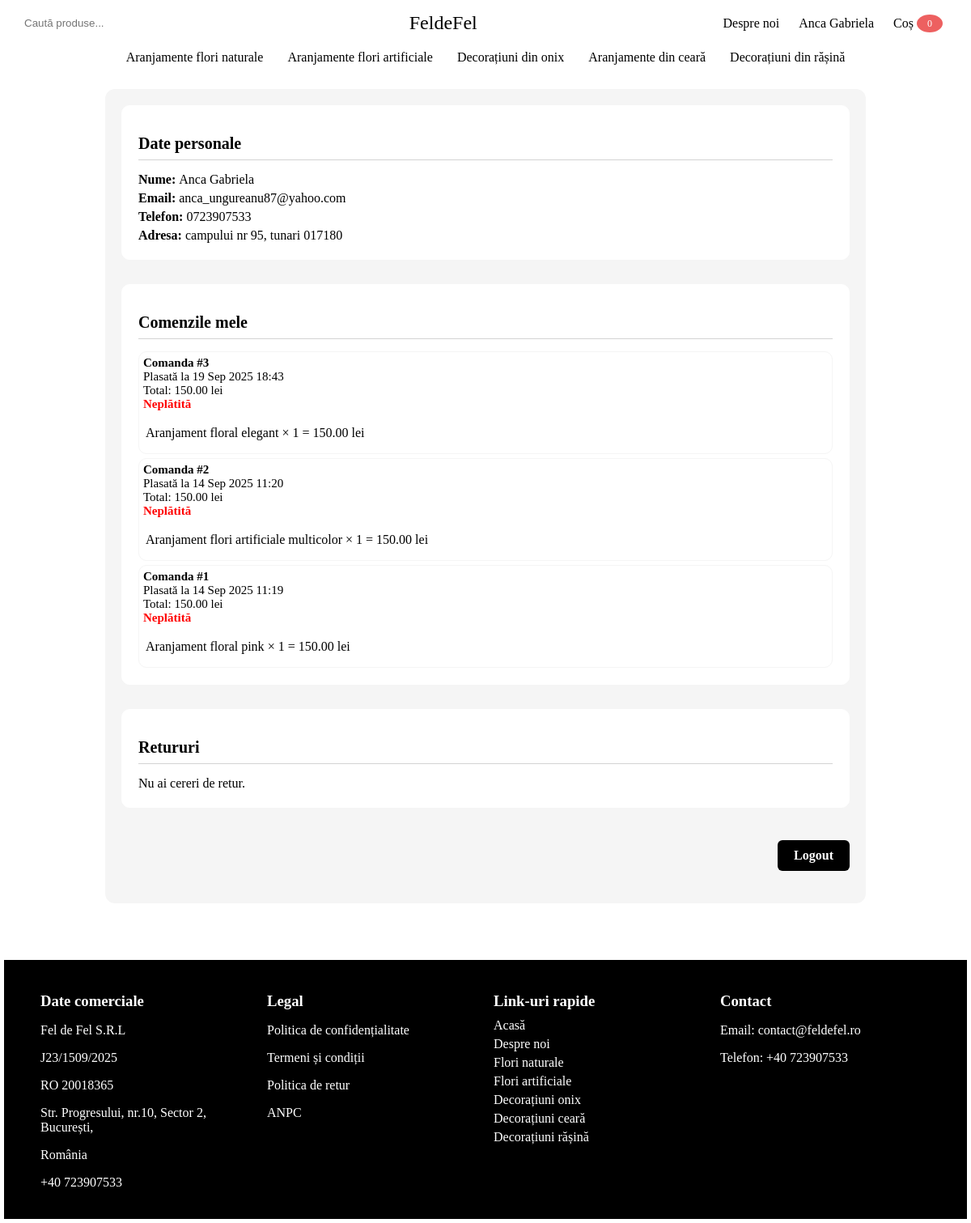
/accounts/profile/ (signed in), run on the app's committed database.
### accounts/models.py (models this page shows, shortened)
class Client(models.Model):
    user = models.OneToOneField(User, on_delete=models.CASCADE)  # legat 1-1 cu User
    phone = models.CharField(max_length=20, blank=True, null=True)
    address = models.TextField(blank=True, null=True)
    city = models.CharField(max_length=150, blank=True, null=True)
    postal_code = models.CharField(max_length=30, blank=True, null=True)

### orders/models.py (models this page shows, shortened)
class Order(models.Model):
    client = models.ForeignKey(
        Client,
        on_delete=models.SET_NULL,
        null=True,
        blank=True,
        related_name="orders"
    )
    first_name = models.CharField(max_length=255)
    last_name = models.CharField(max_length=255)
    email = models.EmailField()
    phone = models.CharField(max_length=255)
    address = models.CharField(max_length=255)
    city = models.CharField(max_length=255)
    postal_code = models.CharField(max_length=100)
    created = models.DateTimeField(auto_now_add=True)
    updated = models.DateTimeField(auto_now=True)
    paid = models.BooleanField(default=False)
    class Meta:
        ordering = ["-created"]
    def get_total(self):
        return sum((item.get_subtotal() for item in self.items.all()), Decimal('0'))

class OrderItem(models.Model):
    order = models.ForeignKey(Order, related_name="items", on_delete=models.CASCADE)
    product_name = models.CharField(max_length=255)
    product_price = models.DecimalField(max_digits=10, decimal_places=2)
    quantity = models.PositiveIntegerField(default=1)
    product_image = models.ImageField(upload_to="order_items/", blank=True, null=True)
    def get_subtotal(self):
        return self.product_price * self.quantity
    @property
    def subtotal(self):
        return self.get_subtotal()

### accounts/views.py (the view)
# urls.py: path("profile/", profile_view, name="profile"),
@login_required
def profile_view(request):
    try:
        client = request.user.client
    except Client.DoesNotExist:
        client = None
    orders = Order.objects.filter(client=client) if client else []
    returns = Return.objects.filter(order_item__order__client=client) if client else []
    context = {
        "user": request.user,
        "client": client,
        "orders": orders,
        "returns": returns,
    }
    return render(request, "accounts/profile.html", context)

### cart/processors.py (called while the page is built)
def add_cart_to_context(request):
    cart = request.session.get("cart", {})
    total = 0
    for item in cart.values():
        total += round(item["price"] * item["quantity"], 2)
    return {
        "cart": cart,
        "cart_total": round(total, 2),
        "cart_count": sum(item["quantity"] for item in cart.values())
    }

### accounts/templates/accounts/profile.html (shortened to what this page needs)
<!DOCTYPE html>
<html lang="en">
<head>
</head>
<body>
    <header class="top-bar">
        <div class="search-box">
            <form method="get" action="{% url 'home:search' %}">
                <input type="text" name="q" placeholder="Caută produse...">
            </form>
        </div>
        <div class="logo">
            <a href="{% url 'home:home' %}">FeldeFel</a>
        </div>
        <nav class="nav-links">
            <a href="{% url 'home:despre' %}">Despre noi</a>
            {% if user.is_authenticated %}
                <a href="{% url 'accounts:profile' %}" class="account-link"> {{ user.first_name }} {{ user.last_name }}</a>
            {% else %}
                <a href="{% url 'accounts:login' %}" class="account-link">Autentificare</a>
                {% comment %} <a href="{% url 'accounts:register' %}" class="account-link">Înregistrare</a>  {% endcomment %}
            {% endif %}
            <a href="{% url 'cart:cart_url' %}" class="cart-link">
                Coș <span class="cart-badge">{{ cart_count }}</span>
            </a>
        </nav>
    </header>
    <nav class="categories-bar">
        <a href="{% url 'aranjamente_flori:naturale' %}">Aranjamente flori naturale</a>
        <a href="{% url 'aranjamente_flori:artificiale' %}">Aranjamente flori artificiale</a>
        <a href="{% url 'decoratiuni:decoratiuni_onyx' %}">Decorațiuni din onix</a>
        <a href="{% url 'aranjamente_ceara:wax_arrangements_url' %}">Aranjamente din ceară</a>
        <a href="{% url 'decoratiuni:decoratiuni_rasina' %}">Decorațiuni din rășină</a>
    </nav>
    <div class="profile-container">
        <div class="section">
            <h3> Date personale </h3>
            <p><strong>Nume: </strong> {{ user.first_name }} {{ user.last_name }} </p>
            <p><strong>Email: </strong> {{ user.email }} </p>
            {% if client %}
                <p><strong>Telefon:</strong> {{ client.phone }}</p>
                <p><strong>Adresa:</strong> {{ client.address }}, {{ client.city }} {{ client.postal_code }}</p>
            {% endif %}
        </div>
    <div class="section">
        <h3> Comenzile mele </h3>
            {% if orders %}
                <div class="orders-container">
                    {% for order in orders %}
                        <div class="order-card">
                            <p>
                                <strong>Comanda #{{ order.id }}</strong><br>
                                Plasată la {{ order.created|date:"d M Y H:i" }}<br>
                                Total: {{ order.get_total }} lei<br>
                                {% if order.paid %}
                                    <span class="status-paid">Plătită</span>
                                {% else %}
                                    <span class="status-unpaid">Neplătită</span>
                                {% endif %}
                            </p>
                            <div class="order-items">
                                <ul>
                                    {% for item in order.items.all %}
                                        <li>
                                            {{ item.product_name }} × {{ item.quantity }} = {{ item.subtotal }} lei
                                        </li>
                                    {% endfor %}
                                </ul>
                            </div>
                        </div>
                    {% endfor %}
                </div>
            {% else %}
                <p>Nu ai plasat nicio comandă.</p>
            {% endif %}
</div>
<div class="section">
    <h3> Retururi </h3>
        {% if returns %}
            <ul class="return-list">
                {% for ret in returns %}
                    <li>
                        Produs: {{ ret.order_item.product_name }} <br>
                        Comanda #{{ ret.order_item.order.id }} <br>
                        Motiv: {{ ret.reason|default:"-fără motiv-" }} <br>
                        Status:
                        {% if ret.approved %}
                            <span class="status-return-approved">Aprobat</span>
                        {% else %}
                            <span class="status-return-pending">În așteptare</span>
                        {% endif %}
                        <br>
                        Data cererii: {{ ret.created|date:"d M Y H:i" }}
                    </li>
                {% endfor %}
            </ul>
        {% else %}
            <p>Nu ai cereri de retur.</p>
        {% endif %}
</div>
    <div class="logout-btn">
        <a href="{% url 'accounts:logout' %}" class="btn btn-danger">Logout</a>
    </div>
</div>
<footer>
        <div class="footer-container">
            <div class="footer-column">
                <h3> Date comerciale </h3>
                <p> Fel de Fel S.R.L </p>
                <p> J23/1509/2025 </p>
                <p> RO 20018365 </p>
                <p> Str. Progresului, nr.10, Sector 2, București, </p>
                <p> România </p>
                <p> +40 723907533 </p>
            </div>
            <div class="footer-column">
                <h3> Legal </h3>
                <p> Politica de confidențialitate </p>
                <p> Termeni și condiții </p>
                <p> Politica de retur </p>
                <p> ANPC </p>
            </div>
            <div class="footer-column">
                <h3> Link-uri rapide </h3>
                <a href="{% url 'home:home' %}">Acasă</a>
                <a href="{% url 'home:despre' %}">Despre noi</a>
                <a href="{% url 'aranjamente_flori:naturale' %}"> Flori naturale </a>
                <a href="{% url 'aranjamente_flori:artificiale' %}"> Flori artificiale </a>
                <a href="{% url 'decoratiuni:decoratiuni_onyx' %}"> Decorațiuni onix </a>
                <a href="{% url 'aranjamente_ceara:wax_arrangements_url' %}"> Decorațiuni ceară </a>
                <a href="{% url 'decoratiuni:decoratiuni_rasina' %}"> Decorațiuni rășină </a>
            </div>
            <div class="footer-column">
                <h3> Contact </h3>
                <p> Email: contact@feldefel.ro </p>
                <p> Telefon: +40 723907533 </p>
            </div>
        </div>
</footer>
</body>
</html>

### accounts/templates/accounts/profile.html (style rules this page uses)
body { margin: 5px; font-family: cursive; background-color: white; }
.top-bar { background-color: white; color:black; display: flex; justify-content: space-between; align-items: center; padding: 10px 20px; }
.top-bar .logo a { font-size: 24px; font-family: cursive; color: black; text-decoration: none; }
.top-bar a { color: black; text-decoration: none; margin: 0 10px; }
.top-bar .search-box input { padding: 5px; border-radius: 4px; border: none; }
.cart-link { position: relative; font-weight: normal; display: inline-flex; align-items: center; gap: 4px; }
.cart-badge { background-color: rgb(237, 96, 96); color: white; border-radius: 50%; padding: 2px 7px; font-size: 12px; vertical-align: middle; line-height: 1; min-width: 18px; height: 18px; display: flex; justify-content: center; align-items: center; }
.categories-bar { color:black; display: flex; justify-content: center; padding: 10px 0; }
.categories-bar a { color: black; text-decoration: none; padding: 0 15px; }
.profile-container { max-width: 900px; margin: 20px auto; padding: 20px; background: whitesmoke; border-radius: 12px; box-shadow: black; margin-bottom: 70px; }
.section { margin-bottom: 30px; padding: 15px 20px; background: white; border-radius: 10px; border: 1px solid white; }
.section h3 { margin-bottom: 15px; font-size: 20px; border-bottom: 1px solid lightgray; padding-bottom: 8px; color: dark; }
.section p { margin: 5px 0; }
.status-unpaid { color: red; font-weight: bold; }
.logout-btn { text-align: right; margin: 40px 0 20px; }
.logout-btn a { display: inline-block; padding: 10px 20px; background: black; color: white; font-weight: bold; border-radius: 6px; text-decoration: none; }
.order-card { border: 1px solid whitesmoke; background: white; border-radius: 10px; margin-bottom: 5px; }
.order-card p { margin: 5px; font-size: 15px; }
.order-items ul { list-style: none; margin: 10px 0 0; padding: 0; }
.order-items li { display: flex; align-items: center; margin-bottom: 8px; padding: 8px; border-radius: 6px; }
footer { background: black; padding: 20px 0; border-top: 1px solid black; margin-top: 30px; }
.footer-container { max-width: 1100px; margin: auto; display: grid; grid-template-columns: repeat(auto-fit, minmax(200px, 1fr)); gap: 20px; text-align: center; }
.footer-column h3 { margin-bottom: 10px; color: white; text-align: left; }
.footer-column a { display: block; text-decoration: none; text-align: left; color: white; margin-bottom: 5px; }
.footer-column p { color: white; text-align: left; }

### data on the page
Client: phone "0723907533", address "campului nr 95", city "tunari", postal_code "017180"
Order: id "3", created "19 Sep 2025 18:43", get_total "150.00", paid "Neplătită"
OrderItem: product_name "Aranjament floral elegant", quantity "1", subtotal "150.00"
Order: id "2", created "14 Sep 2025 11:20", get_total "150.00", paid "Neplătită"
OrderItem: product_name "Aranjament flori artificiale multicolor", quantity "1", subtotal "150.00"
Order: id "1", created "14 Sep 2025 11:19", get_total "150.00", paid "Neplătită"
OrderItem: product_name "Aranjament floral pink", quantity "1", subtotal "150.00"

### other printed values
{{ user.first_name }} "Anca"
{{ user.last_name }} "Gabriela"
{{ cart_count }} "0"
{{ user.email }} "anca_ungureanu87@yahoo.com"
